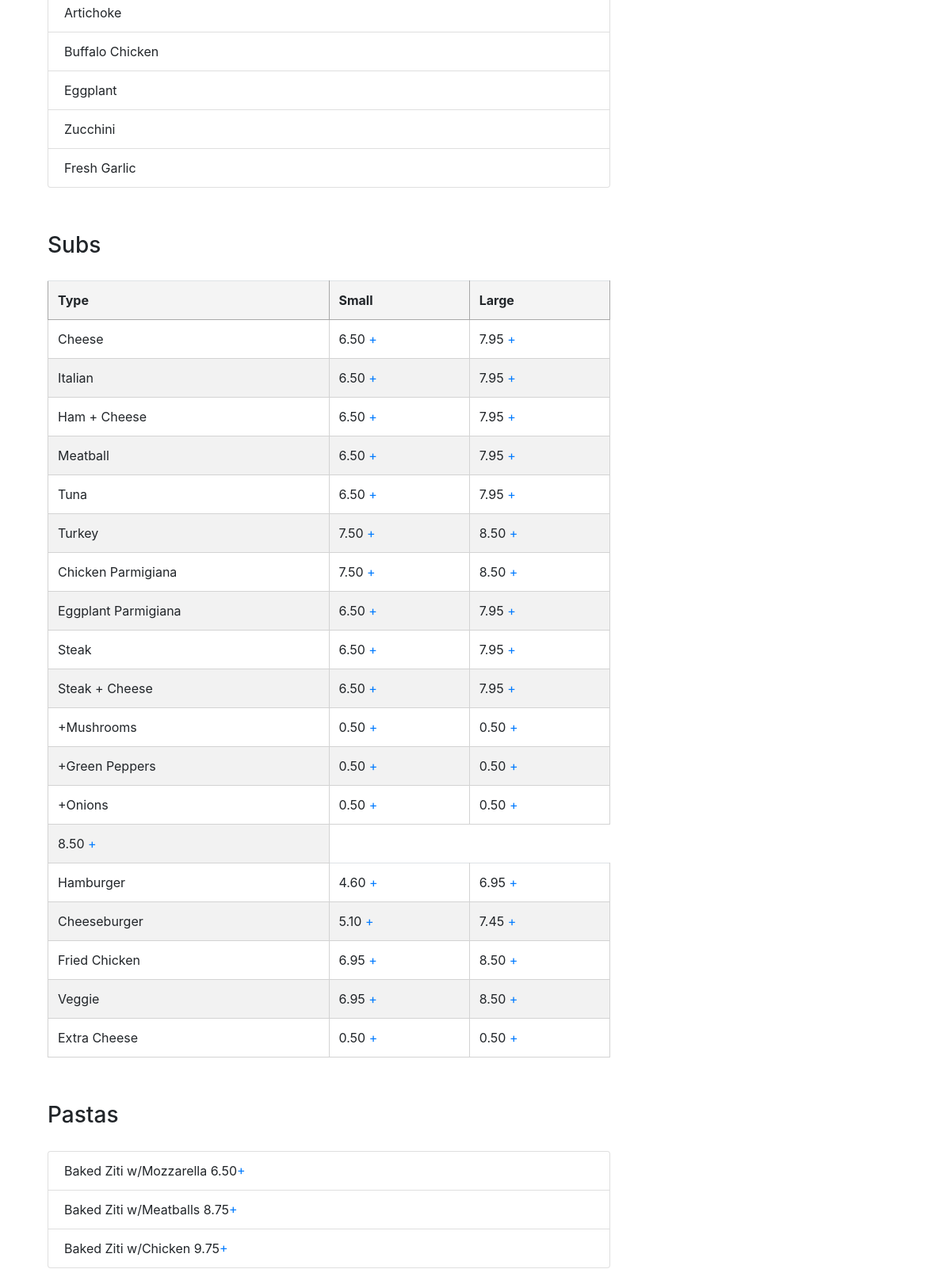
The app's page / (middle part), older data.
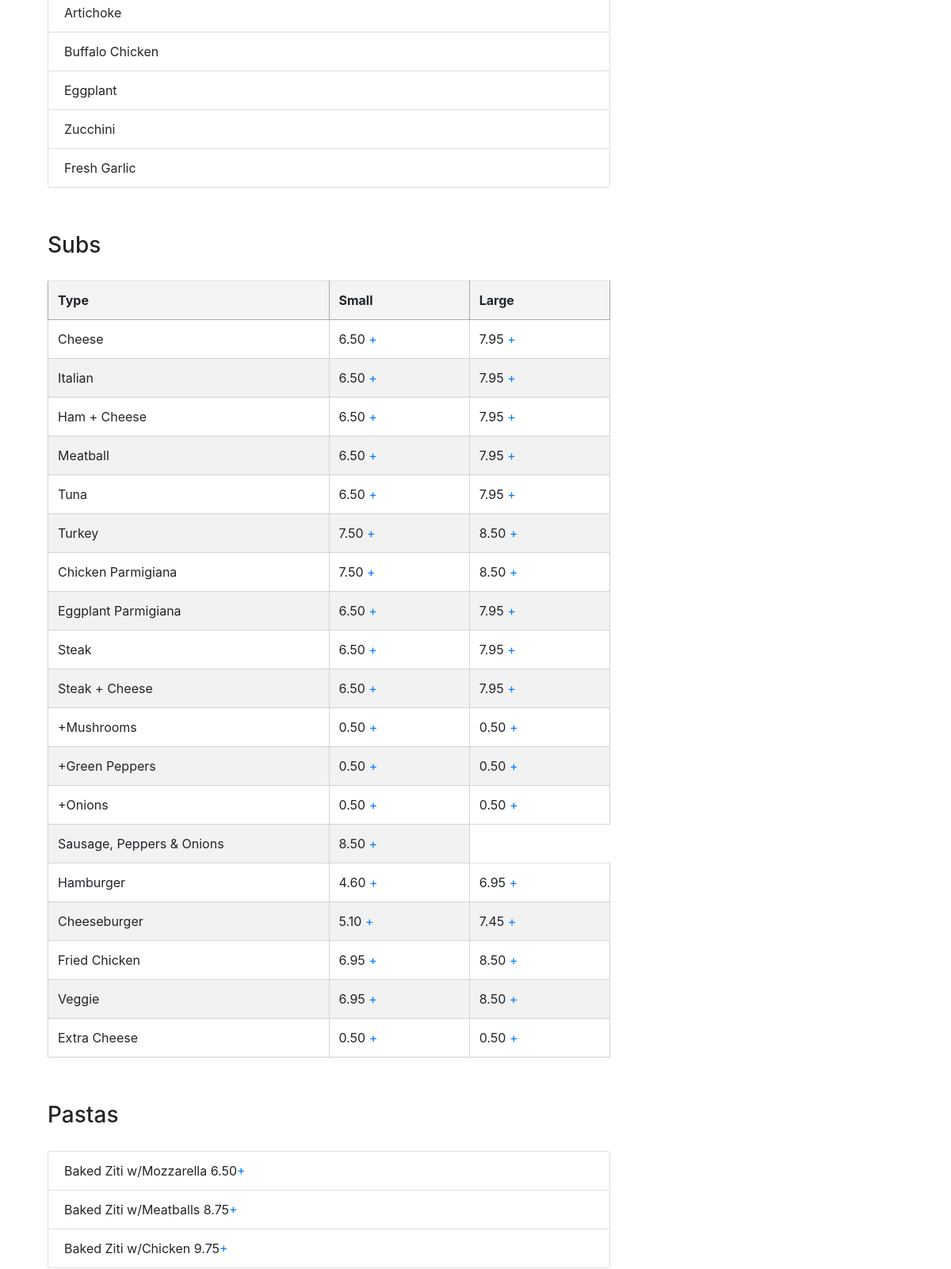
The same page, newer data.
### orders/models.py (models this page shows, shortened)
class Product(models.Model):
    choices = [
        ('L', 'LARGE'),
        ('S', 'SMALL'),
        ('SING', 'SINGLE')
    ]
    price = models.DecimalField(max_digits=5, decimal_places=2, default=0)
    name = models.CharField(max_length=64, default=0)
    type = models.CharField(max_length=64, default=0)
    size = models.CharField(choices=choices, max_length=64, default=0)

### orders/views.py (the view)
# urls.py: path("", views.menu, name="menu"),
    def menu(request):
        context = {
            "menu": Product.objects.all(),
            "toppings": Topping.objects.all(),
            "regular": Product.objects.filter(name='Regular Pizza'),
            "sicilian": Product.objects.filter(name='Sicilian Pizza'),
            "pasta": Product.objects.filter(name='Pasta'),
            "salad": Product.objects.filter(name='Salads'),
            "platter": Product.objects.filter(name='Dinner Platters'),
            "user": request.user,
            "users": render(request, 'users/login.html'),
            "sub": Product.objects.filter(name='Sub'),
            "product": Product.objects.all()
        }
        return render(request, "orders/menu.html", context)

### orders/templates/users/login.html (shortened to what this page needs)
{% extends "orders/base.html" %}
{% load crispy_forms_tags %}

### orders/templates/orders/menu.html (shortened to what this page needs)
<!DOCTYPE html>
{% extends "orders/base.html" %}
{% block body %}
    <div class="col-8">
            <ul class="list-group list-group">
                {% for topping in toppings %}
                        <li class="list-group-item">{{ topping.topping }} </li>
                {% endfor %}
        </ul>
        <h3>Subs</h3>
            <table class="table table-hover table-striped">
                <th>Type</th>
                    <th>Small</th><th>Large</th>
                 {% for subs in sub %}
                        {% if subs.size == 'S' or subs.size == 'SING' %}<tr>
                            <td width="50%">{{ subs.type }} </td>
                            <td width="25%">{{ subs.price }} <a href="{% url 'add' subs.id %}">+</a></td>
                            {% elif subs.size == 'L' %}
                            <td width="25%">
                            {{ subs.price }} <a href="{% url 'add' subs.id %}">+</a>
                            </td></tr>
                        {% endif %}
                {% endfor %}
            </table>
        <h3> Pastas </h3>
            <ul class="list-group">
                {% for pasta in pasta %}
                        <li class="list-group-item">{{ pasta.type }} {{ pasta.price }}<a href="{% url 'add' pasta.id %}">+</a> </li>
                {% endfor %}
            </ul>
     </div>
{% endblock %}

Row changes from the older to the newer data that the page shows:
changed Product: size "L" → "SING" (drawn); type (not shown) → "Sausage, Peppers & Onions"
